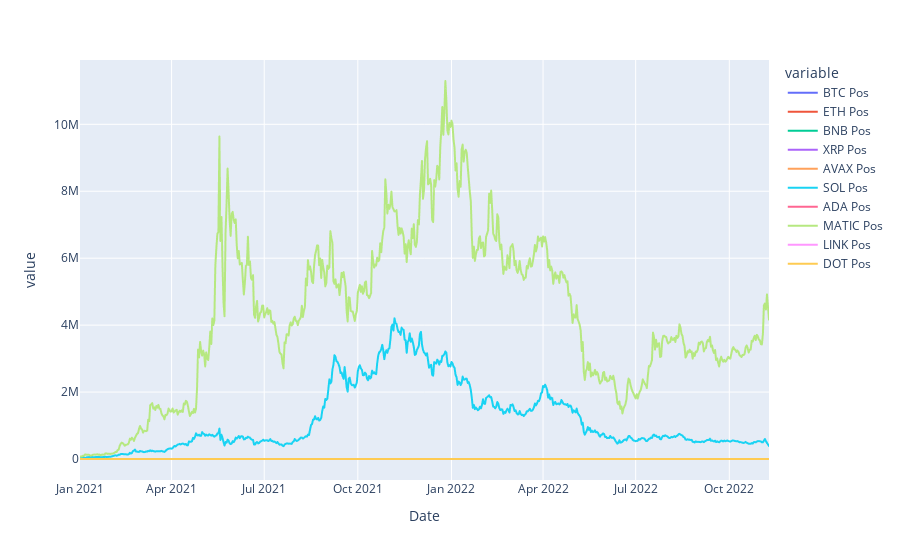

Notebook cell for this chart:
### Code cell
fig = px.line(portfolio_val.drop('Total Pos',axis=1))
fig.show()

### Figure 1 — Plotly figure (JSON) as saved in the notebook; plotly's stock layout.template omitted (floating-point values rounded to 4 significant figures; data arrays with more than 128 entries replaced by an {"elided": "..."} marker saying what was removed)
{"data": [{"hovertemplate": "variable=BTC Pos<br>Date=%{x}<br>value=%{y}<extra></extra>", "legendgroup": "BTC Pos", "line": {"color": "#636efa", "dash": "solid"}, "marker": {"symbol": "circle"}, "mode": "lines", "name": "BTC Pos", "showlegend": true, "type": "scattergl", "x": {"elided": "677 str values"}, "xaxis": "x", "y": {"elided": "677 float values"}, "yaxis": "y"}, {"hovertemplate": "variable=ETH Pos<br>Date=%{x}<br>value=%{y}<extra></extra>", "legendgroup": "ETH Pos", "line": {"color": "#EF553B", "dash": "solid"}, "marker": {"symbol": "circle"}, "mode": "lines", "name": "ETH Pos", "showlegend": true, "type": "scattergl", "x": {"elided": "677 str values"}, "xaxis": "x", "y": {"elided": "677 float values"}, "yaxis": "y"}, {"hovertemplate": "variable=BNB Pos<br>Date=%{x}<br>value=%{y}<extra></extra>", "legendgroup": "BNB Pos", "line": {"color": "#00cc96", "dash": "solid"}, "marker": {"symbol": "circle"}, "mode": "lines", "name": "BNB Pos", "showlegend": true, "type": "scattergl", "x": {"elided": "677 str values"}, "xaxis": "x", "y": {"elided": "677 float values"}, "yaxis": "y"}, {"hovertemplate": "variable=XRP Pos<br>Date=%{x}<br>value=%{y}<extra></extra>", "legendgroup": "XRP Pos", "line": {"color": "#ab63fa", "dash": "solid"}, "marker": {"symbol": "circle"}, "mode": "lines", "name": "XRP Pos", "showlegend": true, "type": "scattergl", "x": {"elided": "677 str values"}, "xaxis": "x", "y": {"elided": "677 float values"}, "yaxis": "y"}, {"hovertemplate": "variable=AVAX Pos<br>Date=%{x}<br>value=%{y}<extra></extra>", "legendgroup": "AVAX Pos", "line": {"color": "#FFA15A", "dash": "solid"}, "marker": {"symbol": "circle"}, "mode": "lines", "name": "AVAX Pos", "showlegend": true, "type": "scattergl", "x": {"elided": "677 str values"}, "xaxis": "x", "y": {"elided": "677 float values"}, "yaxis": "y"}, {"hovertemplate": "variable=SOL Pos<br>Date=%{x}<br>value=%{y}<extra></extra>", "legendgroup": "SOL Pos", "line": {"color": "#19d3f3", "dash": "solid"}, "marker": {"symbol": "circle"}, "mode": "lines", "name": "SOL Pos", "showlegend": true, "type": "scattergl", "x": {"elided": "677 str values"}, "xaxis": "x", "y": {"elided": "677 float values"}, "yaxis": "y"}, {"hovertemplate": "variable=ADA Pos<br>Date=%{x}<br>value=%{y}<extra></extra>", "legendgroup": "ADA Pos", "line": {"color": "#FF6692", "dash": "solid"}, "marker": {"symbol": "circle"}, "mode": "lines", "name": "ADA Pos", "showlegend": true, "type": "scattergl", "x": {"elided": "677 str values"}, "xaxis": "x", "y": {"elided": "677 float values"}, "yaxis": "y"}, {"hovertemplate": "variable=MATIC Pos<br>Date=%{x}<br>value=%{y}<extra></extra>", "legendgroup": "MATIC Pos", "line": {"color": "#B6E880", "dash": "solid"}, "marker": {"symbol": "circle"}, "mode": "lines", "name": "MATIC Pos", "showlegend": true, "type": "scattergl", "x": {"elided": "677 str values"}, "xaxis": "x", "y": {"elided": "677 float values"}, "yaxis": "y"}, {"hovertemplate": "variable=LINK Pos<br>Date=%{x}<br>value=%{y}<extra></extra>", "legendgroup": "LINK Pos", "line": {"color": "#FF97FF", "dash": "solid"}, "marker": {"symbol": "circle"}, "mode": "lines", "name": "LINK Pos", "showlegend": true, "type": "scattergl", "x": {"elided": "677 str values"}, "xaxis": "x", "y": {"elided": "677 float values"}, "yaxis": "y"}, {"hovertemplate": "variable=DOT Pos<br>Date=%{x}<br>value=%{y}<extra></extra>", "legendgroup": "DOT Pos", "line": {"color": "#FECB52", "dash": "solid"}, "marker": {"symbol": "circle"}, "mode": "lines", "name": "DOT Pos", "showlegend": true, "type": "scattergl", "x": {"elided": "677 str values"}, "xaxis": "x", "y": {"elided": "677 float values"}, "yaxis": "y"}], "layout": {"legend": {"title": {"text": "variable"}, "tracegroupgap": 0}, "margin": {"t": 60}, "xaxis": {"anchor": "y", "domain": [0, 1], "title": {"text": "Date"}}, "yaxis": {"anchor": "x", "domain": [0, 1], "title": {"text": "value"}}}}
